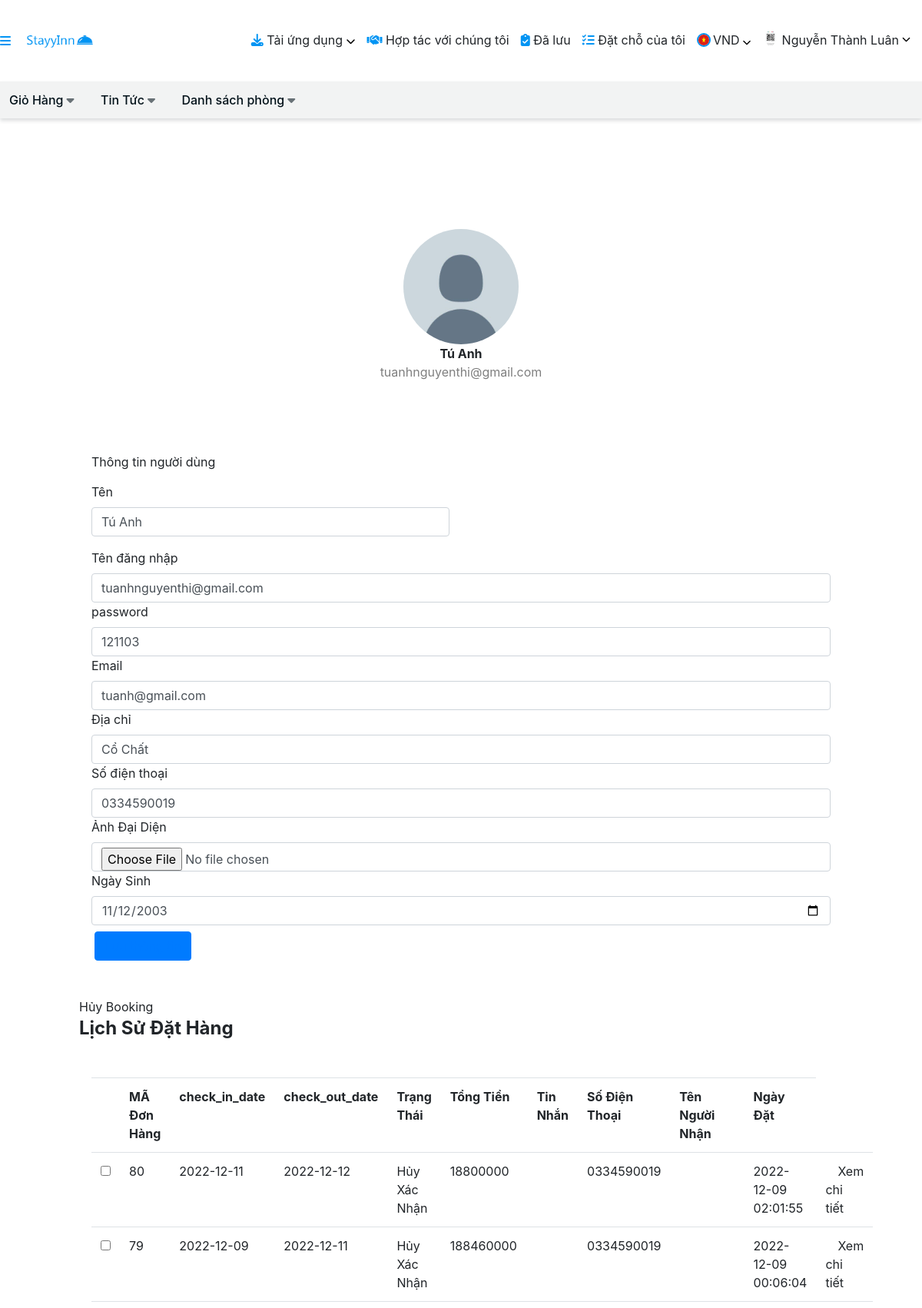
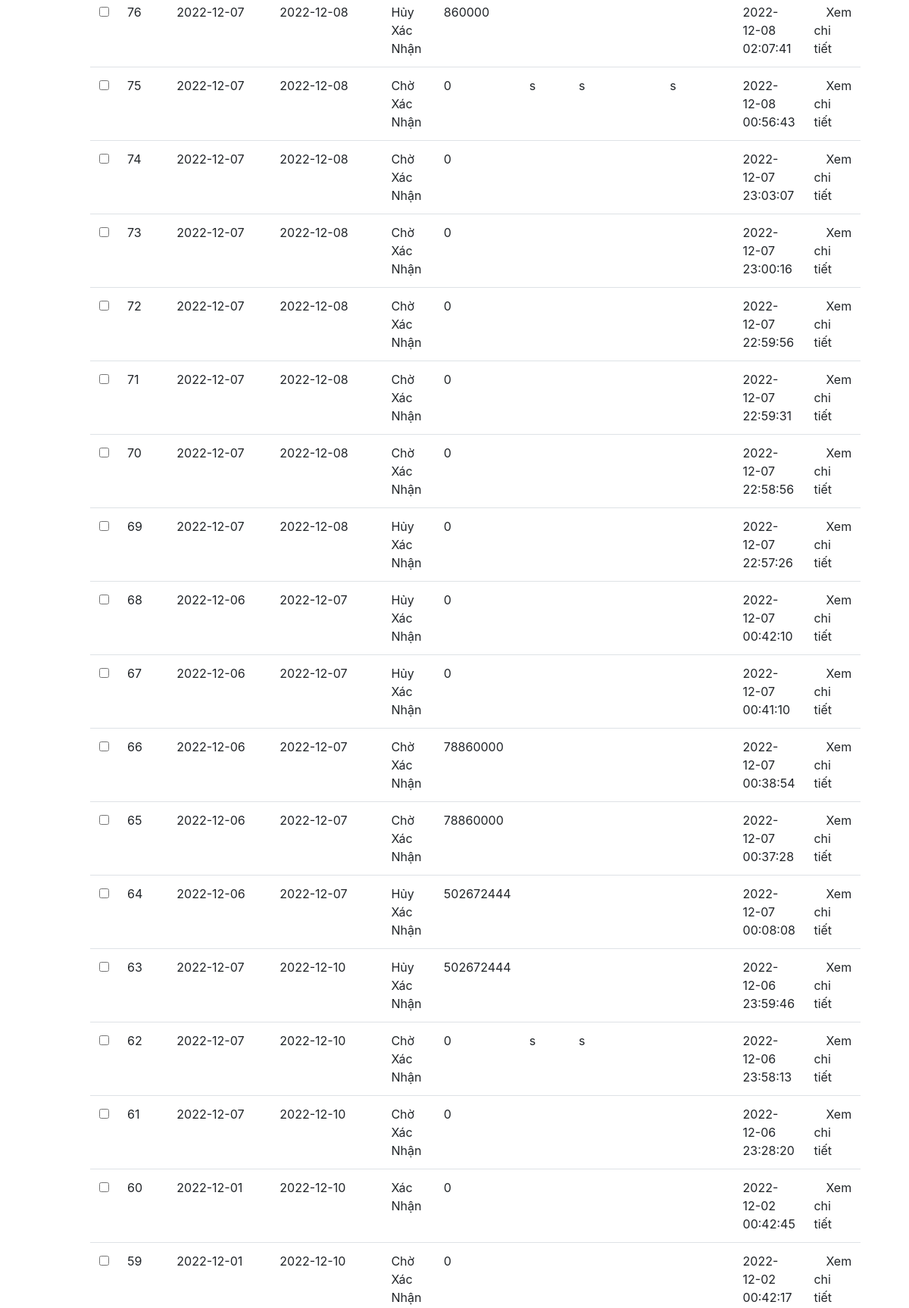
/site/index.php?info-user&id=1 (signed in, upper part), run on the app's committed database (2 pictures, top to bottom).
### tables this page shows
CREATE TABLE `users` (
  `user_id` int(11) NOT NULL,
  `name` varchar(200) NOT NULL,
  `username` varchar(200) NOT NULL,
  `password` int(200) NOT NULL,
  `gender` char(1) NOT NULL,
  `email` varchar(200) NOT NULL,
  `images` varchar(200) NOT NULL,
  `address` varchar(200) NOT NULL,
  `phone` varchar(15) NOT NULL,
  `date` date NOT NULL,
  `status` tinyint(4) NOT NULL,
  `created_at` datetime NOT NULL DEFAULT current_timestamp(),
  `updated_at` date NOT NULL
);

CREATE TABLE `bookings` (
  `booking_id` int(11) NOT NULL,
  `check_in_date` date NOT NULL,
  `check_out_date` date NOT NULL,
  `status` tinyint(4) NOT NULL,
  `quantity_people` int(11) NOT NULL,
  `total_amount` int(11) NOT NULL,
  `message` varchar(200) NOT NULL,
  `phone` varchar(200) NOT NULL,
  `email` varchar(200) NOT NULL,
  `name` varchar(200) NOT NULL,
  `id_user` int(11) NOT NULL,
  `create_at` datetime NOT NULL DEFAULT current_timestamp(),
  `updated_at` date NOT NULL DEFAULT current_timestamp()
);

### site/index.php (called while the page is built, shortened)
<?php
require_once '../dao/pdo.php';
require_once '../dao/booking_dao.php';
require_once '../dao/user_dao.php';
if (isset($_GET['cart'])) {
    if (isset($_SESSION['user'])) {
        $tt = 0;
        $tt1 = 0;
        $service_room = [];
        $total_amount = 0;
        $idnguoidung = $_SESSION['user']->user_id;
        $oneusrer = loadOne_user($idnguoidung);
        if (!isset($_SESSION['cart'])) $_SESSION['cart'] = [];
        if (isset($_POST['addcart'])) {
            $id = $_POST['id'];
            $ten = $_POST['ten'];
            $thumbnail = $_POST['thumbnail'];
            $des = $_POST['des'];
            $id_cate = $_POST['id_cate'];
            $price = $_POST['price'];
            $star = $_POST['star'];
            $quantity = $_POST['quantity'];
            $location = $_POST['location'];
            $acreage = $_POST['acreage'];
            $status = $_POST['status'];
            $view = $_POST['view'];
            $likes = $_POST['likes'];
            $created_at = $_POST['created_at'];
            $err = [];
            $room = [$id, $ten, $thumbnail, $des, $id_cate, $price, $star, $quantity, $location, $acreage, $status, $view, $likes, $created_at, $idnguoidung];
            $_SESSION['cart'][] = $room;
        }
        if (isset($_SESSION['cart']) && (is_array($_SESSION['cart']))) {
            for ($i = 0; $i < sizeof($_SESSION['cart']); $i++) {
                if ($_SESSION['cart'][$i][14] == $_SESSION['user']->user_id) {
                    $service_room = loadAll_service_room($_SESSION['cart'][$i][0]);
                }
            }
        }
        if (!isset($_SESSION['service'])) $_SESSION['service'] = [];
        $iduser = $_SESSION['user']->user_id;
        if (isset($_POST['addserive'])) {
            $id = $_POST['id'];
            $name = $_POST['name'];
            $price = $_POST['price'];
            $servicesa = [$id, $name, $price, $iduser];
            $_SESSION['service'][] = $servicesa;
        }
        if (isset($_SESSION['cart']) && (is_array($_SESSION['cart']))) {
            for ($i = 0; $i < sizeof($_SESSION['cart']); $i++) {
                if ($_SESSION['cart'][$i][14] == $_SESSION['user']->user_id) {
                    $tien = $_SESSION['cart'][$i][5];
                    $tt += $tien;
                }
            }
        }
        if (isset($_SESSION['service']) && (is_array($_SESSION['service']))) {
            for ($i = 0; $i < sizeof($_SESSION['service']); $i++) {
                $tien1 = $_SESSION['service'][$i][2];
                $tt1 += $tien1;
            }
        }
        $tongtien = $tt + $tt1;
        if (isset($_POST['addbooking'])) {
            $check_in = $_POST['check_in'];
            $check_out = $_POST['check_out'];
            $status = 0;
            $quantity = $_POST['quantity'];
            $total_amount = $_POST['total_amount'];
            $message = $_POST['message'];
            $phone = $_POST['phone'];
            $email = $_POST['email'];
            $name = $_POST['name'];
            if ($name == "") {
                $err['name'] = "Tên Không Được Để Trống";
            }
            if ($message == "") {
                $err['message'] = "Tin Nhắn Không Được Để Trống";
            }
            if ($quantity == "") {
                $err['quantity'] = "Số Lượng Không Để Trống";
            }
            if (!preg_match ("/^([a-zA-Z0-9])+([a-zA-Z0-9\._-])*@([a-zA-Z0-9_-])+\.[A-Za-z]{2,6}$/",$email))
            {
                $err['email'] = "Sai Định Dạng";
            }
            if (!preg_match ("/^[0][0-9]{9}$/",$phone))
            {
                $err['phone'] = "Bạn Phải Nhập Số Và Đúng Định Dạng";
            }
            if(!$err){
                $insert_booking = Insert_booking($check_in, $check_out, $status, $quantity, $total_amount, $message, $phone, $email, $name, $_SESSION['user']->user_id);
                $selectbooking = loadAll_bookingdt1();
                foreach ($selectbooking as $key => $value) {
                    $idbooking = $value->booking_id;
                }
                if (isset($idbooking)) {
                    if (isset($_SESSION['cart']) && (is_array($_SESSION['cart']))) {
                        for ($i = 0; $i < sizeof($_SESSION['cart']); $i++) {
                            if ($_SESSION['cart'][$i][14] == $_SESSION['user']->user_id) {
                                $insert_bookingdt = Insert_bookingdt($_SESSION['cart'][$i][0], $idbooking);
                            }
                        }
                    }
                }
                $tongnd = 0;
                for ($i = 0; $i < sizeof($_SESSION['cart']); $i++) {
                    if ($_SESSION['cart'][$i][14] == $_SESSION['user']->user_id) {
                        $tongnd++;
                    }
                }
                for ($i = 0; $i < sizeof($_SESSION['cart']); $i++) {
                    if ($_SESSION['cart'][$i][14] == $_SESSION['user']->user_id) {
                        array_splice($_SESSION['cart'], $i, $tongnd);
                    }
                }
                $tt = 0;
                $tt1 = 0;
                header("location:index.php?info-user&id=" . $_SESSION['user']->user_id);
            }
        }
        if (isset($_GET['delid'])) {
            array_splice($_SESSION['cart'], $_GET['delid'], 1);
        }
        if (isset($_GET['delidsv'])) {
            array_splice($_SESSION['service'], $_GET['delidsv'], 1);
            header("location:index.php?cart");
        }
        $_TITLE = "Giỏ hàng";
        $VIEW_NAME = 'cart.php';
    } else {
        header('Location:index.php?login-user');
    }
} elseif (isset($_GET['tin-tuc'])) {
    $news = loadAll_news();
    $_TITLE = "Tin tức StayyInn";
    $VIEW_NAME = 'tin-tuc.php';
} elseif (isset($_GET['info-user'])) {
    if (isset($_GET['id']) && ($_GET['id'])) {
        $id = $_GET['id'];
        $bookinguser = loadAll_booking_user($id);
        $oneusrer = loadOne_user($id);
    }
}
include_once './layout.php';

### dao/pdo.php (called while the page is built, shortened)
<?php
function getConnect(){
    $connect = new PDO("mysql:host=" . DBHOST
                        . ";dbname=" . DBNAME
                        . ";charset=" . DBCHARSET,
                        DBUSER,
                        DBPASS
            );
    return $connect;
}
function pdo_query_all($query){
    $args = func_get_args();
    $args = array_slice($args, 1);
    $conn = getConnect();
    $stmt = $conn->prepare($query);
    $stmt->execute($args);
    $data = $stmt->fetchAll(PDO::FETCH_OBJ);
    if(count($data) > 0){
        return $data;
    }
    return [];
}
function pdo_query_one($query){
    $args = func_get_args();
    $args = array_slice($args, 1);
    $conn = getConnect();
    $stmt = $conn->prepare($query);
    $stmt->execute($args);
    $data = $stmt->fetchAll(PDO::FETCH_OBJ);
    if(count($data) > 0){
        return $data;
    }
    return [];
}
?>

### dao/user_dao.php (called while the page is built, shortened)
<?php
function loadOne_user($id){
    $query = "select * from users where user_id = ?";
    $user = pdo_query_one($query, $id);
    return $user;
}

### dao/booking_dao.php (called while the page is built, shortened)
<?php
function loadAll_booking_user($id){
    $query = "SELECT * from bookings bk WHERE id_user = '$id' GROUP BY booking_id DESC;";
    $listroom = pdo_query_all($query);
    return $listroom;
}
?>

### site/info_user.php (the view, shortened to what this page needs)
<div class="container rounded bg-white mt-5 mb-5">
    <form action="" method="post" enctype="multipart/form-data">
        <?php foreach ($oneusrer as $key => $value) : ?>
        <div>
            <div class="">
                <div class="d-flex flex-column align-items-center text-center p-3 py-5"><img class="rounded-circle mt-5"
                        width="150px" src="../layout/assets/img/users/<?php echo $value->images ?>"><span
                        class="font-weight-bold"><?php echo $value->name ?></span><span
                        class="text-black-50"><?php echo $value->username ?></span><span> </span></div>
            </div>
            <div class="">
                <div class="p-3 py-5">
                    <div class="d-flex justify-content-between align-items-center mb-3">
                        <h4 class="text-right">Thông tin người dùng</h4>
                    </div>
                    <div class="row mt-2">
                        <div class="col-md-6"><label class="labels">Tên</label><input type="text" name="name"
                                class="form-control" value="<?php echo $value->name ?>" placeholder="Thien"></div>
                    </div>
                    <div class="row mt-3">
                        <div class="col-md-12"><label class="labels">Tên đăng nhập</label><input type="text"
                                class="form-control" value="<?php echo $value->username ?>" name="username"
                                placeholder="Ten dang nhap"></div>
                        <div class="col-md-12"><label class="labels">password</label><input type="text"
                                class="form-control" value="<?php echo $value->password ?>" name="password"
                                placeholder="Ten dang nhap"></div>
                        <div class="col-md-12"><label class="labels">Email</label><input type="text"
                                class="form-control" value="<?php echo $value->email ?>" name="email"
                                placeholder="thienyet149@gmail.com"></div>
                        <div class="col-md-12"><label class="labels">Địa chỉ</label><input type="text"
                                class="form-control" value="<?php echo $value->address ?>" name="address"
                                placeholder=""></div>
                        <div class="col-md-12"><label class="labels">Số điện thoại</label><input type="text"
                                class="form-control" value="<?php echo $value->phone ?>" name="phone" placeholder="">
                        </div>
                        <div class="col-md-12"><label class="labels">Ảnh Đại Diện</label><input type="file"
                                class="form-control" value="" name="image" placeholder=""></div>
                        <div class="col-md-12"><label class="labels">Ngày Sinh</label><input type="date"
                                class="form-control" value="<?php echo $value->date ?>" name="date" placeholder="">
                        </div>
                    </div>
                    <div class="row mt-2 mx-1">
                        <div class="text-center"><button class="btn btn-primary profile-button text-primary"
                                name="edit_user" type="submit">Lưu thông
                                tin</button></div>
                    </div>
                </div>
            </div>
        </div>
        <?php endforeach ?>
    </form>
            <form action="" method="post">
            <button type="submit" name="block_bk">Hủy Booking</button>
    <div class="">
        <h4 class="text-align font-weight-bold text-2xl">Lịch Sử Đặt Hàng</h4>
        <div class="p-3 py-5">
            <div class="d-flex justify-content-between align-items-center mb-3">
                <table border="1" class="table">
                    <tr>
                    <th></th>
                        <th style="width: 65px;">MÃ Đơn Hàng</th>
                        <th>check_in_date</th>
                        <th>check_out_date</th>
                        <th>Trạng Thái</th>
                        <th>Tổng Tiền</th>
                        <th>Tin Nhắn</th>
                        <th>Số Điện Thoại</th>
                        <th>Tên Người Nhận</th>
                        <th>Ngày Đặt</th>
                    </tr>
                    <?php foreach ($bookinguser as $key => $value) : ?>
                    <tr>
                    <td>
                                <input type="checkbox" name="bk[]" value="<?= $value->booking_id ?>" id="">
                            </td>
                        <td><?php echo $value->booking_id?></td>
                        <td><?php echo $value->check_in_date?></td>
                        <td><?php echo $value->check_out_date?></td>
                        <td class=''><?php  if(($value->status) == 0){
                    echo "<div class=''>Chờ Xác Nhận</div>";
            }else if(($value->status) == 1){
                echo "<div class=''>Xác Nhận</div>";
            }else{
                echo "<div >Hủy Xác Nhận</div>";
            }
                ?></td>
                        <td><?php echo $value->total_amount ?></td>
                        <td><?php echo $value->message ?></td>
                        <td><?php echo $value->phone ?></td>
                        <td><?php echo $value->name ?></td>
                        <td><?php echo $value->create_at ?></td>
                        <td>
                            <a href="index.php?booking_dt&idbk=<?php echo $value->booking_id ?>" class="mx-3">Xem chi
                                tiết</a>
                        </td>
                    </tr>
                    <?php endforeach ?>
                </table>
            </div>
        </div>
        </form>
    </div>
</div>

### layout/assets/css/index.css (style rules this page uses)
* { margin: 0; padding: 0; box-sizing: border-box; }

### layout/assets/css/cart.css (style rules this page uses)
* { margin: 0; padding: 0; box-sizing: border-box; }
label { cursor: pointer; }

### layout/assets/css/list-product.css (style rules this page uses)
* { margin: 0; padding: 0; box-sizing: border-box; }

### data on the page
users: images (placeholder picture), name "Tú Anh", username "tuanhnguyenthi@gmail.com", password "121103", email "tuanh@gmail.com", address "Cổ Chất", phone "0334590019", date "11/12/2003"
bookings: booking_id "80", check_in_date "2022-12-11", check_out_date "2022-12-12", status "Hủy Xác Nhận", total_amount "18800000", phone "0334590019", create_at "2022-12-09 02:01:55"
bookings: booking_id "79", check_in_date "2022-12-09", check_out_date "2022-12-11", status "Hủy Xác Nhận", total_amount "188460000", phone "0334590019", create_at "2022-12-09 00:06:04"
bookings: booking_id "76", check_in_date "2022-12-07", check_out_date "2022-12-08", status "Hủy Xác Nhận", total_amount "860000", create_at "2022-12-08 02:07:41"
bookings: booking_id "75", check_in_date "2022-12-07", check_out_date "2022-12-08", status "Chờ Xác Nhận", total_amount "0", message "s", phone "s", name "s", create_at "2022-12-08 00:56:43"
bookings: booking_id "74", check_in_date "2022-12-07", check_out_date "2022-12-08", status "Chờ Xác Nhận", total_amount "0", create_at "2022-12-07 23:03:07"
bookings: booking_id "73", check_in_date "2022-12-07", check_out_date "2022-12-08", status "Chờ Xác Nhận", total_amount "0", create_at "2022-12-07 23:00:16"
bookings: booking_id "72", check_in_date "2022-12-07", check_out_date "2022-12-08", status "Chờ Xác Nhận", total_amount "0", create_at "2022-12-07 22:59:56"
bookings: booking_id "71", check_in_date "2022-12-07", check_out_date "2022-12-08", status "Chờ Xác Nhận", total_amount "0", create_at "2022-12-07 22:59:31"
bookings: booking_id "70", check_in_date "2022-12-07", check_out_date "2022-12-08", status "Chờ Xác Nhận", total_amount "0", create_at "2022-12-07 22:58:56"
bookings: booking_id "69", check_in_date "2022-12-07", check_out_date "2022-12-08", status "Hủy Xác Nhận", total_amount "0", create_at "2022-12-07 22:57:26"
bookings: booking_id "68", check_in_date "2022-12-06", check_out_date "2022-12-07", status "Hủy Xác Nhận", total_amount "0", create_at "2022-12-07 00:42:10"
bookings: booking_id "67", check_in_date "2022-12-06", check_out_date "2022-12-07", status "Hủy Xác Nhận", total_amount "0", create_at "2022-12-07 00:41:10"
bookings: booking_id "66", check_in_date "2022-12-06", check_out_date "2022-12-07", status "Chờ Xác Nhận", total_amount "78860000", create_at "2022-12-07 00:38:54"
bookings: booking_id "65", check_in_date "2022-12-06", check_out_date "2022-12-07", status "Chờ Xác Nhận", total_amount "78860000", create_at "2022-12-07 00:37:28"
bookings: booking_id "64", check_in_date "2022-12-06", check_out_date "2022-12-07", status "Hủy Xác Nhận", total_amount "502672444", create_at "2022-12-07 00:08:08"
bookings: booking_id "63", check_in_date "2022-12-07", check_out_date "2022-12-10", status "Hủy Xác Nhận", total_amount "502672444", create_at "2022-12-06 23:59:46"
bookings: booking_id "62", check_in_date "2022-12-07", check_out_date "2022-12-10", status "Chờ Xác Nhận", total_amount "0", message "s", phone "s", create_at "2022-12-06 23:58:13"
bookings: booking_id "61", check_in_date "2022-12-07", check_out_date "2022-12-10", status "Chờ Xác Nhận", total_amount "0", create_at "2022-12-06 23:28:20"
bookings: booking_id "60", check_in_date "2022-12-01", check_out_date "2022-12-10", status "Xác Nhận", total_amount "0", create_at "2022-12-02 00:42:45"
bookings: booking_id "59", check_in_date "2022-12-01", check_out_date "2022-12-10", status "Chờ Xác Nhận", total_amount "0", create_at "2022-12-02 00:42:17"

### other printed values
$_SESSION['admin']->name "Nguyễn Thành Luân"
